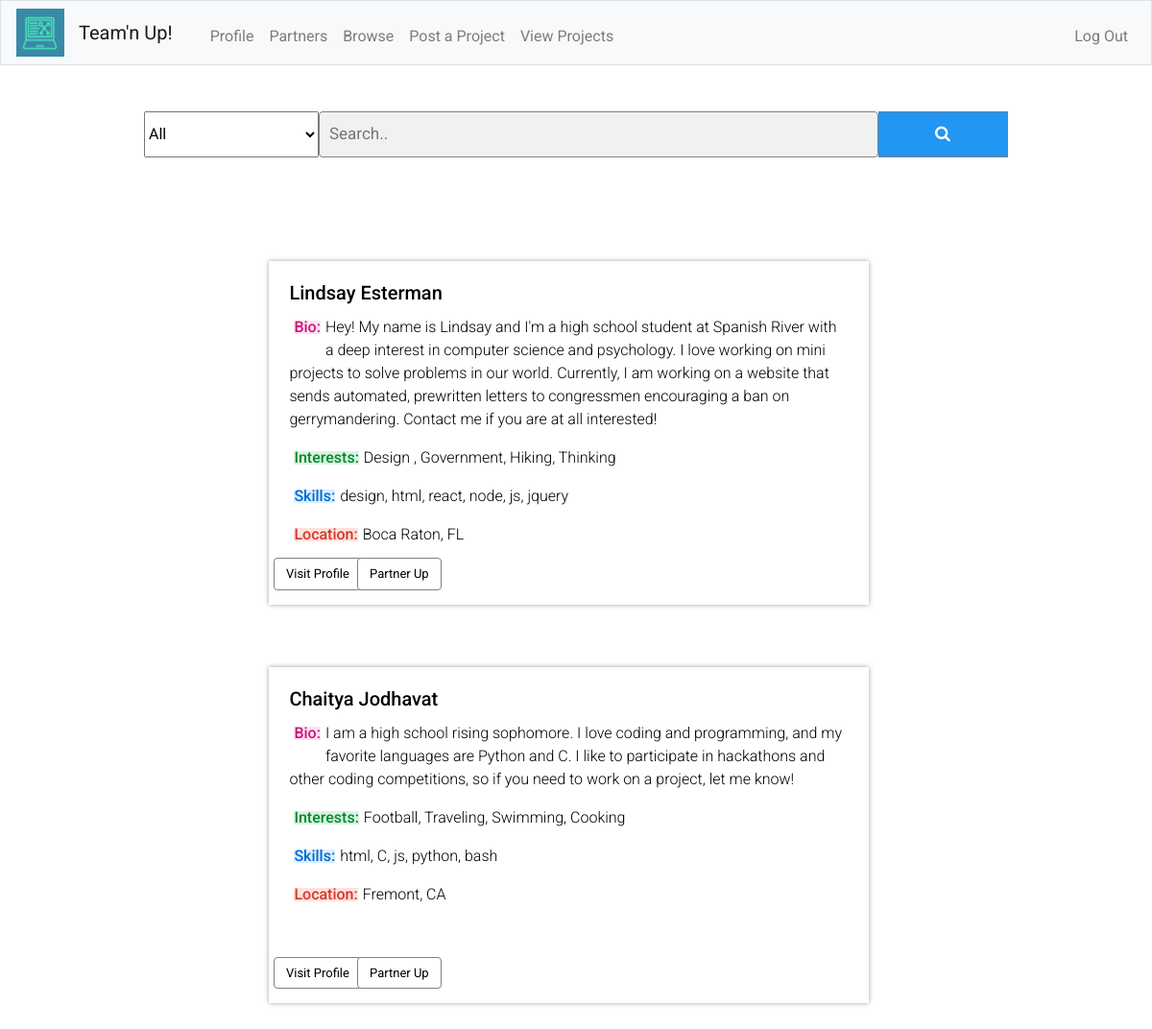
The page /browse (signed in) on the database as committed earlier.
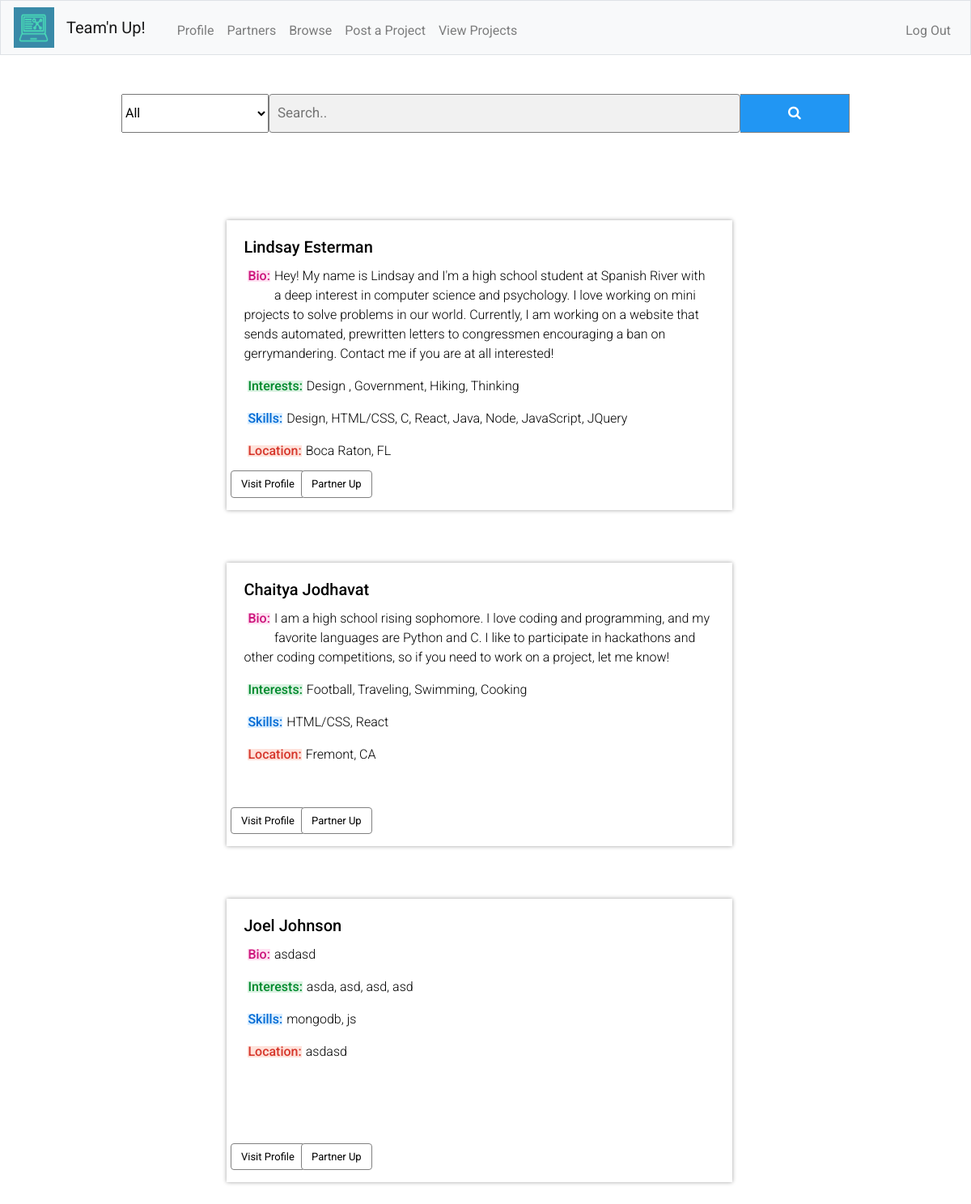
The same page on the database as committed later.
### tables this page shows
CREATE TABLE profile
(
    id INTEGER,
    username TEXT,
    name TEXT,
    bio TEXT,
    interests TEXT,
    skills TEXT,
    location TEXT,
    phone TEXT,
    email TEXT,
    info TEXT
);

### app.py (the view)
@app.route("/browse", methods=["POST","GET"])
def browse():
    if request.method == "POST":
        category = request.form.get("category")
        searchVal = request.form.get("search2")
        words = ["i", "me", "my", "myself", "we", "our", "ours", "ourselves", "you", "your", "yours",
        "yourself", "yourselves", "he", "him", "his", "himself", "she", "her", "hers", "herself", "it",
        "its", "itself", "they", "them", "their", "theirs", "themselves", "what", "which", "who", "whom",
        "this", "that", "these", "those", "am", "is", "are", "was", "were", "be", "been", "being", "have",
        "has", "had", "having", "do", "does", "did", "doing", "a", "an", "the", "and", "but", "if", "or",
        "because", "as", "until", "while", "of", "at", "by", "for", "with", "about", "against", "between",
        "into", "through", "during", "before", "after", "above", "below", "to", "from", "up", "down", "in",
        "out", "on", "off", "over", "under", "again", "further", "then", "once", "here", "there", "when",
        "where", "why", "how", "all", "any", "both", "each", "few", "more", "most", "other", "some", "such",
        "no", "nor", "not", "only", "own", "same", "so", "than", "too", "very", "s", "t", "can", "will",
        "just", "don", "should", "now"]
        if not searchVal:
            if category == "all":
                rows = db.execute("SELECT * FROM profile WHERE id NOT IN (:user_id)",user_id=session["user_id"])
                return render_template("browse.html", rows=rows)
            else:
                rows = db.execute(
                    "SELECT * FROM profile WHERE skills LIKE ('%' || :category || '%') AND NOT id=:user", category=category,user=session["user_id"])
                print(rows)
                return render_template("browse.html", rows=rows)
        else:
            searchArr = searchVal.split(" ")
            searchArrCopy = searchArr
            for word in words:
                if word in searchArr:
                    searchArrCopy.remove(word)
            searchArr = searchArrCopy
            if category == "all":
                for val in searchArr:
                    rows = []
                    rowsTemp = db.execute(
                    "SELECT * FROM profile WHERE id NOT IN (:user_id) AND (username LIKE ('%' || :search || '%') OR bio LIKE ('%' || :search || '%') OR skills LIKE ('%' || :search || '%') OR interests LIKE ('%' || :search || '%') OR location LIKE ('%' || :search || '%'))", search=val,user_id=session["user_id"])
                    for row in rowsTemp:
                        if row not in rows:
                            rows.append(row)
                return render_template("browse.html", rows=rows)
            else:
                for val in searchArr:
                    rows=[]
                    rowsTemp = db.execute(
                    "SELECT * FROM profile WHERE id NOT IN (:user_id) AND (username LIKE ('%' || :search || '%') OR bio LIKE ('%' || :search || '%') OR skills LIKE ('%' || :search || '%') OR interests LIKE ('%' || :search || '%') OR location LIKE ('%' || :search || '%'))", search=val,user_id=session["user_id"])
                    for row in rowsTemp:
                        if row not in rows and category in row["skills"]:
                            rows.append(row)
                return render_template("browse.html", rows = rows)
    else:
        rows = db.execute("SELECT * FROM profile WHERE id NOT IN (:user_id)",user_id=session["user_id"])
        return render_template("browse.html",rows=rows)

### app.py (called while the page is built)
@app.after_request
def after_request(response):
    response.headers["Cache-Control"] = "no-cache, no-store, must-revalidate"
    response.headers["Expires"] = 0
    response.headers["Pragma"] = "no-cache"
    return response

### templates/browse.html (shortened to what this page needs)
{% extends "layout.html" %}
{% block body %}
<link rel="stylesheet" href="https://cdnjs.cloudflare.com/ajax/libs/font-awesome/4.7.0/css/font-awesome.min.css">
<br>
<br>
<form class="ex" action="/browse" method="post" style="margin:auto;max-width:900px">
    <div id="searchBar">
        <select id="category" name="category">
            <option value="all">All</option>
        </select>
        <input type="text" placeholder="Search.." name="search2" class="search">
        <button type="submit"><i class="fa fa-search"></i></button>
    </div>
</form>
<br>
<br>
<div class="row">
    {% for row in rows %}
    <div class="browse-profiles" action="/profile" method="post">
        <div class=" mb-4 back">
            <div class="card-body">
                <h5 class="card-title">{{ row["name"] }}</h5>
                <h6 class="card-text des pink">Bio:</h6><p> {{ row["bio"] }}</p>
                <h6 class="card-text des green">Interests:</h6><p> {{ row["interests"] }}</p>
                    <h6 class="card-text des blue">Skills:</h6><p> {{ row["skills"] }}</p>
                    <h6 class="card-text des red">Location:</h6><p> {{ row["location"] }}</p>
                    <form action="/profile" method="post">
                        <input class="first btn btn-primary" type="submit" name="button" value="Visit Profile">
                    </form>
                    <form action="/partners" method="post">
                        <input class="second btn btn-primary" type="submit" name="button" value="Partner Up">
                    </form>
                </div>
            </div>
        </div>
        {% endfor %}
    </div>
    {% endblock %}

Rows that differ between the two databases and show on the page:
changed profile "Lindsay Esterman": skills "design, html, react, node, js, jquery" → "Design, HTML/CSS, C, React, Java, Node, JavaScript, JQuery"
changed profile "Chaitya Jodhavat": skills "html, C, js, python, bash" → "HTML/CSS, React"
added profile: name "Joel Johnson", bio "asdasd", interests "asda, asd, asd, asd", skills "mongodb, js", location "asdasd"
